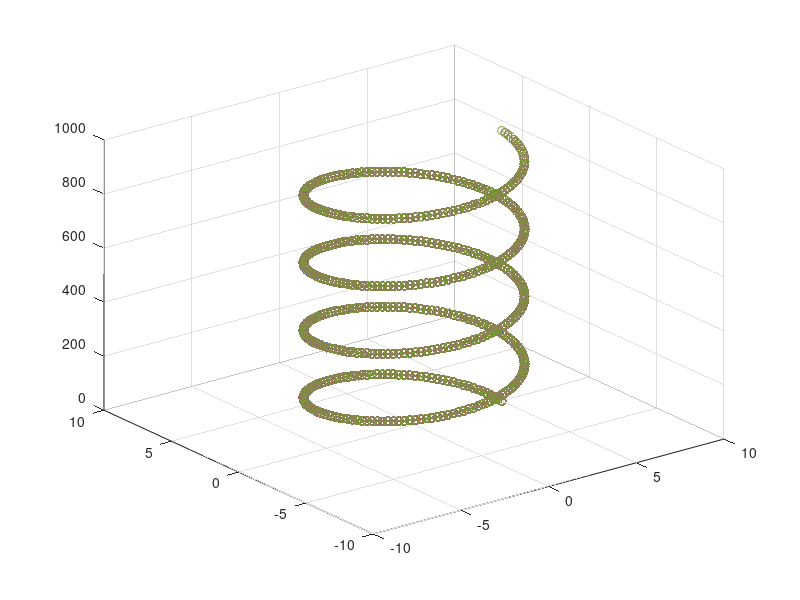

This chart was generated by the following MATLAB code:
clc,clear,close all
%% Helix Motion
maxi = 8*pi;
n = maxi/500;
theta = 0:n:maxi;
a = 0.1;
b = 1;
% r = a*exp(theta(1)*cot(b));
r = 5;
x = r*cos(theta(1));
y = r*sin(theta(1));
z = 0;
Z = 0;

plot3(x,y,z,'o-')
grid on
hold on

view(3)

set(gca,'ZLim',[0 1000],'YLim',[-10 10], 'XLim',[-10 10])
m = 1;
frame(m) = getframe;

%% code

count = 1;
while count <= length(theta)
%     r = a*exp(theta(count)*cot(b));
    x(count) = r*cos(theta(count));
    y(count) = r*sin(theta(count));
    z(count) =  Z;
    plot3(x,y,z,'o-')
    m = m+1;
    frame(m) = getframe;
    count = count+1;
    Z = Z+2;
end


